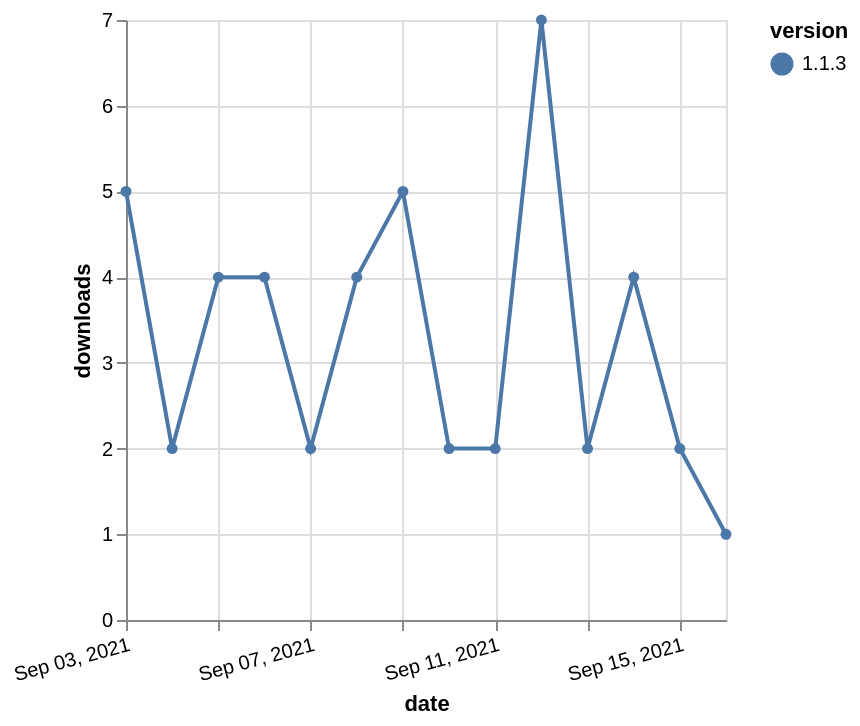

Write a Vega-Lite specification for this figure.
### Vega-Lite specification from a JSON file in a GitHub repository (floating-point values rounded to 4 significant figures)
{"$schema": "https://vega.github.io/schema/vega-lite/v5.json", "description": "A simple bar chart with embedded data.", "data": {"values": [{"date": "2021-09-03", "total": 3143, "delta": 5, "version": "1.1.3"}, {"date": "2021-09-04", "total": 3145, "delta": 2, "version": "1.1.3"}, {"date": "2021-09-05", "total": 3149, "delta": 4, "version": "1.1.3"}, {"date": "2021-09-06", "total": 3153, "delta": 4, "version": "1.1.3"}, {"date": "2021-09-07", "total": 3155, "delta": 2, "version": "1.1.3"}, {"date": "2021-09-08", "total": 3159, "delta": 4, "version": "1.1.3"}, {"date": "2021-09-09", "total": 3164, "delta": 5, "version": "1.1.3"}, {"date": "2021-09-10", "total": 3166, "delta": 2, "version": "1.1.3"}, {"date": "2021-09-11", "total": 3168, "delta": 2, "version": "1.1.3"}, {"date": "2021-09-12", "total": 3175, "delta": 7, "version": "1.1.3"}, {"date": "2021-09-13", "total": 3177, "delta": 2, "version": "1.1.3"}, {"date": "2021-09-14", "total": 3181, "delta": 4, "version": "1.1.3"}, {"date": "2021-09-15", "total": 3183, "delta": 2, "version": "1.1.3"}, {"date": "2021-09-16", "total": 3184, "delta": 1, "version": "1.1.3"}]}, "width": "container", "mark": {"type": "line", "point": {"filled": true}}, "encoding": {"x": {"field": "date", "type": "temporal", "timeUnit": "yearmonthdate", "title": "date", "axis": {"labelAngle": -15}}, "y": {"field": "delta", "type": "quantitative", "title": "downloads"}, "color": {"field": "version", "type": "nominal"}, "tooltip": {"field": "delta"}}}
